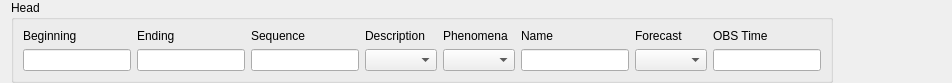
<?xml version="1.0" encoding="UTF-8"?>
<ui version="4.0">
 <class>Editor</class>
 <widget class="QWidget" name="Editor">
  <property name="geometry">
   <rect>
    <x>0</x>
    <y>0</y>
    <width>952</width>
    <height>70</height>
   </rect>
  </property>
  <property name="windowTitle">
   <string notr="true">Sigmet</string>
  </property>
  <layout class="QVBoxLayout" name="verticalLayout">
   <property name="topMargin">
    <number>0</number>
   </property>
   <property name="bottomMargin">
    <number>0</number>
   </property>
   <item>
    <widget class="QGroupBox" name="headGroup">
     <property name="sizePolicy">
      <sizepolicy hsizetype="Fixed" vsizetype="Preferred">
       <horstretch>0</horstretch>
       <verstretch>0</verstretch>
      </sizepolicy>
     </property>
     <property name="title">
      <string>Head</string>
     </property>
     <layout class="QGridLayout" name="gridLayout_2">
      <item row="1" column="3">
       <widget class="QComboBox" name="description"/>
      </item>
      <item row="1" column="7">
       <widget class="QLineEdit" name="obsTime"/>
      </item>
      <item row="1" column="0">
       <widget class="QLineEdit" name="beginningTime"/>
      </item>
      <item row="1" column="2">
       <widget class="QLineEdit" name="sequence"/>
      </item>
      <item row="0" column="7">
       <widget class="QLabel" name="obsTimeLabel">
        <property name="text">
         <string>OBS Time</string>
        </property>
        <property name="buddy">
         <cstring>obsTime</cstring>
        </property>
       </widget>
      </item>
      <item row="0" column="6">
       <widget class="QLabel" name="forecastLabel">
        <property name="text">
         <string>Forecast</string>
        </property>
        <property name="buddy">
         <cstring>forecast</cstring>
        </property>
       </widget>
      </item>
      <item row="0" column="5">
       <widget class="QLabel" name="nameLabel">
        <property name="text">
         <string notr="true">Name</string>
        </property>
        <property name="buddy">
         <cstring>name</cstring>
        </property>
       </widget>
      </item>
      <item row="0" column="3">
       <widget class="QLabel" name="descriptionLabel">
        <property name="text">
         <string>Description</string>
        </property>
        <property name="buddy">
         <cstring>description</cstring>
        </property>
       </widget>
      </item>
      <item row="0" column="0">
       <widget class="QLabel" name="beginningTimeLabel">
        <property name="text">
         <string>Beginning</string>
        </property>
        <property name="buddy">
         <cstring>beginningTime</cstring>
        </property>
       </widget>
      </item>
      <item row="0" column="2">
       <widget class="QLabel" name="sequenceLabel">
        <property name="text">
         <string>Sequence</string>
        </property>
        <property name="buddy">
         <cstring>sequence</cstring>
        </property>
       </widget>
      </item>
      <item row="1" column="5">
       <widget class="QLineEdit" name="name"/>
      </item>
      <item row="0" column="4">
       <widget class="QLabel" name="phenomenaLabel">
        <property name="text">
         <string>Phenomena</string>
        </property>
        <property name="buddy">
         <cstring>phenomena</cstring>
        </property>
       </widget>
      </item>
      <item row="1" column="6">
       <widget class="QComboBox" name="forecast"/>
      </item>
      <item row="1" column="4">
       <widget class="QComboBox" name="phenomena"/>
      </item>
      <item row="1" column="1">
       <widget class="QLineEdit" name="endingTime"/>
      </item>
      <item row="0" column="1">
       <widget class="QLabel" name="endingTimeLabel">
        <property name="text">
         <string>Ending</string>
        </property>
        <property name="buddy">
         <cstring>endingTime</cstring>
        </property>
       </widget>
      </item>
     </layout>
    </widget>
   </item>
  </layout>
 </widget>
 <tabstops>
  <tabstop>beginningTime</tabstop>
  <tabstop>endingTime</tabstop>
  <tabstop>sequence</tabstop>
  <tabstop>description</tabstop>
  <tabstop>phenomena</tabstop>
  <tabstop>name</tabstop>
  <tabstop>forecast</tabstop>
  <tabstop>obsTime</tabstop>
 </tabstops>
 <resources/>
 <connections/>
</ui>
